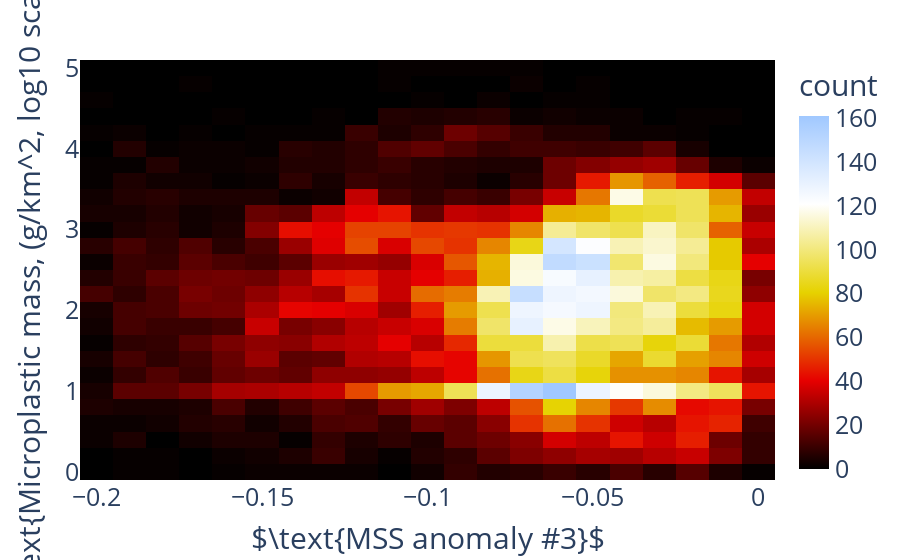

The notebook cell this image was saved under:
### Code cell
fig = px.density_heatmap(df_reduced, y="micro_mass", x="mss_anomaly_wind", color_continuous_scale=px.colors.sequential.Blackbody)
fig.update_layout(
    xaxis_title= r"$\text{MSS anomaly #3}$",
    yaxis_title= r"$\text{Microplastic mass, (g/km^2, log10 scale)}$",
    legend_title="Legend Title",
    font=dict(size=25,),
)
fig.show()

### Figure 1 — Plotly figure (JSON) as saved in the notebook; plotly's stock layout.template omitted (floating-point values rounded to 4 significant figures; data arrays with more than 128 entries replaced by an {"elided": "..."} marker saying what was removed)
{"data": [{"coloraxis": "coloraxis", "hovertemplate": "mss_anomaly_wind=%{x}<br>micro_mass=%{y}<br>count=%{z}<extra></extra>", "name": "", "type": "histogram2d", "x": {"elided": "16610 float values"}, "xaxis": "x", "xbingroup": "x", "y": {"elided": "16610 float values"}, "yaxis": "y", "ybingroup": "y"}], "layout": {"coloraxis": {"colorbar": {"title": {"text": "count"}}, "colorscale": [[0, "rgb(0,0,0)"], [0.25, "rgb(230,0,0)"], [0.5, "rgb(230,210,0)"], [0.75, "rgb(255,255,255)"], [1, "rgb(160,200,255)"]]}, "font": {"size": 25}, "legend": {"title": {"text": "Legend Title"}, "tracegroupgap": 0}, "margin": {"t": 60}, "xaxis": {"anchor": "y", "domain": [0, 1], "title": {"text": "$\\text{MSS anomaly #3}$"}}, "yaxis": {"anchor": "x", "domain": [0, 1], "title": {"text": "$\\text{Microplastic mass, (g/km^2, log10 scale)}$"}}}}
